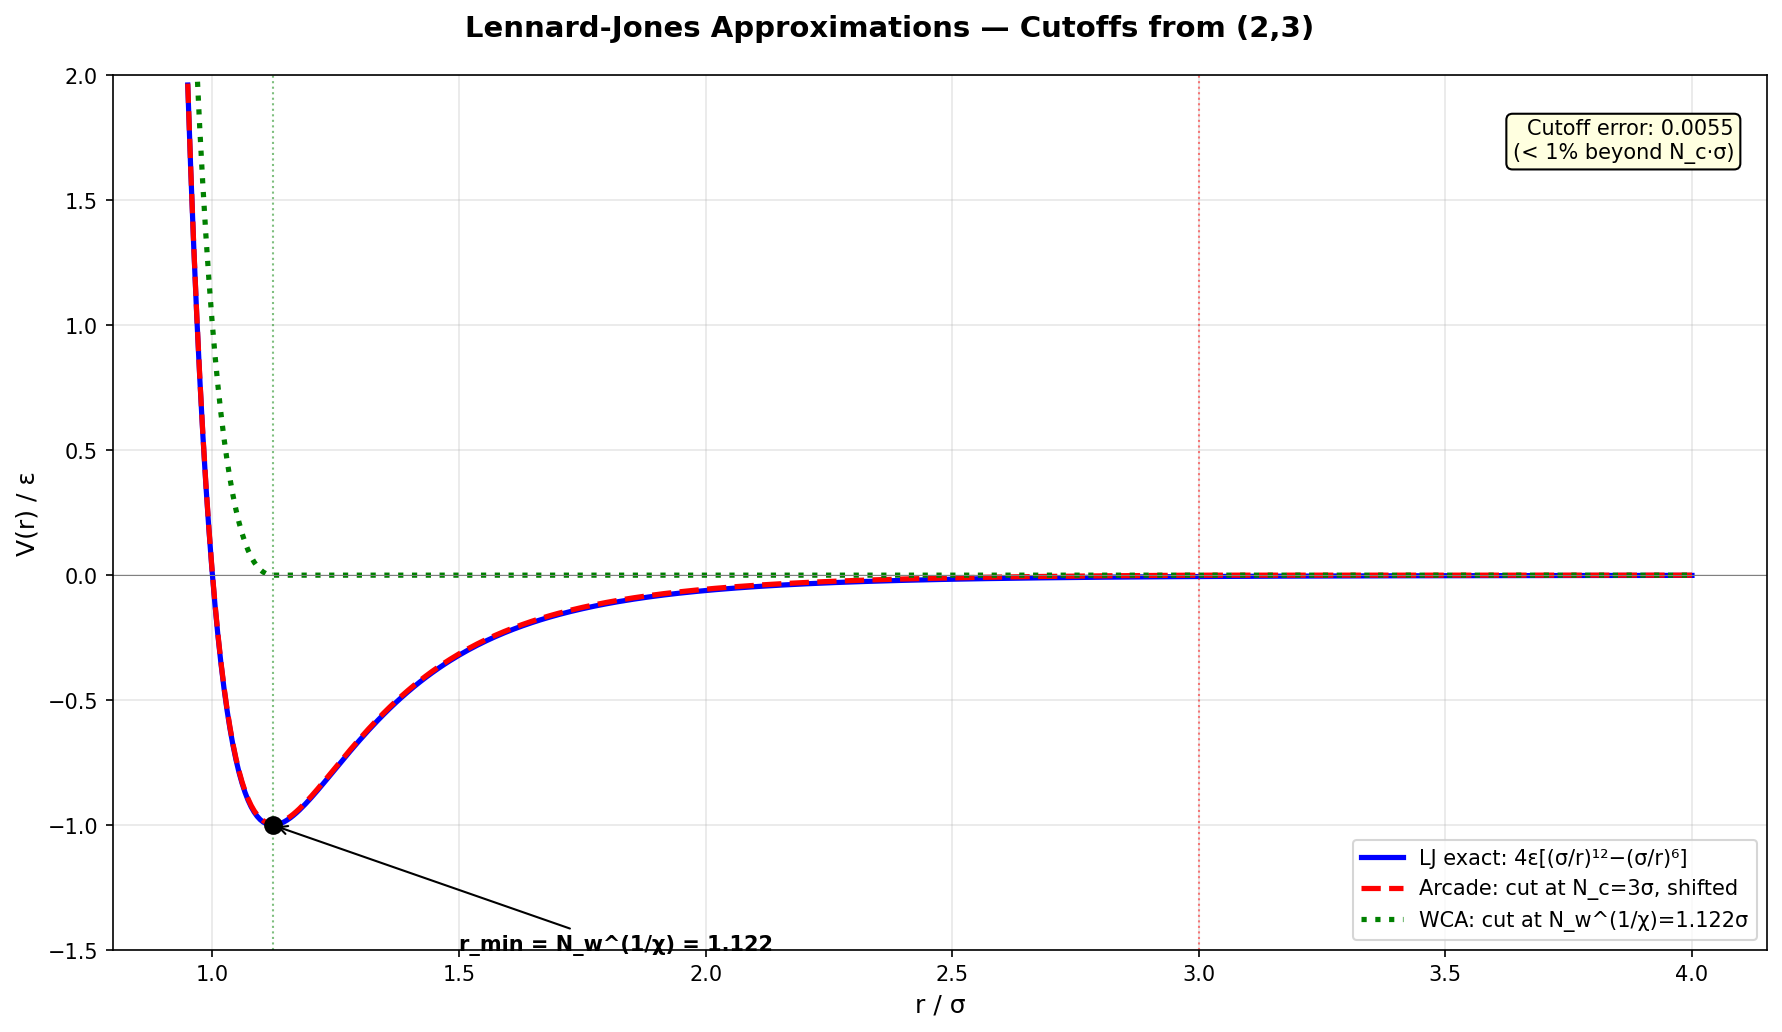

Here is the Python script that generated this plot:
#!/usr/bin/env python3
# Copyright (c) 2026 Daland Montgomery
# SPDX-License-Identifier: AGPL-3.0-or-later

"""Crystal Arcade — LJ Potential: Exact vs Arcade vs WCA"""
import crystal_toe as ct
import matplotlib.pyplot as plt
import numpy as np

toe = ct.Toe(); arc = toe.arcade()

fig, ax = plt.subplots(figsize=(12, 7))
fig.suptitle("Lennard-Jones Approximations — Cutoffs from (2,3)",
             fontsize=14, fontweight='bold')

r = np.linspace(0.95, 4.0, 500)

# Compute potentials
v_exact = [arc.lj_exact(ri) for ri in r]
v_arcade = [arc.lj_arcade(ri) for ri in r]
v_wca = [arc.lj_wca(ri) for ri in r]

ax.plot(r, v_exact, 'b-', linewidth=2.5, label='LJ exact: 4ε[(σ/r)¹²−(σ/r)⁶]')
ax.plot(r, v_arcade, 'r--', linewidth=2.5, label=f'Arcade: cut at N_c={arc.lj_cutoff()}σ, shifted')
ax.plot(r, v_wca, 'g:', linewidth=2.5, label=f'WCA: cut at N_w^(1/χ)={arc.wca_cutoff():.3f}σ')

# Mark cutoffs
ax.axvline(x=arc.lj_cutoff(), color='red', linewidth=1, linestyle=':', alpha=0.5)
ax.axvline(x=arc.wca_cutoff(), color='green', linewidth=1, linestyle=':', alpha=0.5)

# Mark minimum
ax.plot(arc.wca_cutoff(), arc.lj_exact(arc.wca_cutoff()), 'ko', markersize=8, zorder=5)
ax.annotate(f'r_min = N_w^(1/χ) = {arc.wca_cutoff():.3f}',
            xy=(arc.wca_cutoff(), arc.lj_exact(arc.wca_cutoff())),
            xytext=(1.5, -1.5), fontsize=10, fontweight='bold',
            arrowprops=dict(arrowstyle='->', color='black'))

ax.axhline(y=0, color='gray', linewidth=0.5)
ax.set_xlabel('r / σ', fontsize=12)
ax.set_ylabel('V(r) / ε', fontsize=12)
ax.set_ylim(-1.5, 2.0)
ax.legend(fontsize=10)
ax.grid(True, alpha=0.3)

# Cutoff error annotation
ax.text(0.98, 0.95, f'Cutoff error: {arc.lj_cutoff_error():.4f}\n(< 1% beyond N_c·σ)',
        transform=ax.transAxes, fontsize=10, ha='right', va='top',
        bbox=dict(boxstyle='round', facecolor='lightyellow'))

plt.tight_layout()
plt.savefig('arcade_lj_potentials.png', dpi=150, bbox_inches='tight'); plt.show()
